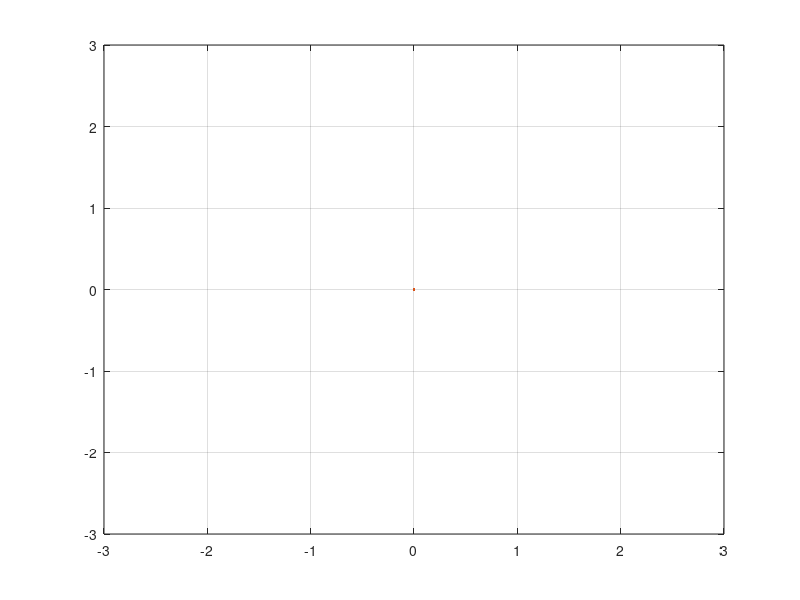

Recreate this plot in MATLAB. (Note: this script raises an error after producing the figure.)
fig1 = figure(1);
set(fig1,'Position',[2007 1 1107 973]);  %[2400, 400,560,420]

Link1 = plot(0,0,'LineWidth',2); grid on; hold on;
Link2 = plot(0,0,'LineWidth',2); grid on; hold on;

xlim([-3 3]);
ylim([-3 3]);

xLineTerrain = xlim;
yLineTerrain = tan(alfa) * (xLineTerrain);
LineTerrain = plot(xLineTerrain,yLineTerrain);
handleQuiver = quiver(0,0);
%===========================================
set(Link1,'xdata',Links(1,1,:),'ydata',Links(1,2,:));
set(Link2,'xdata',Links(2,1,:),'ydata',Links(2,2,:));
%===========================================
fig2 = figure(2);
set(fig2,'Position',[3300, 400,560,420])
for loop = 1:size(q,1)
plot_q(loop) = plot(0,0); hold on;
xlim([0 100]);
ylim([-2 10]);
end

disp('push a button to continue'); pause;
flag = 0;
flag_plot = 0;
time_record = 0;
q_record = zeros(length(q),1);